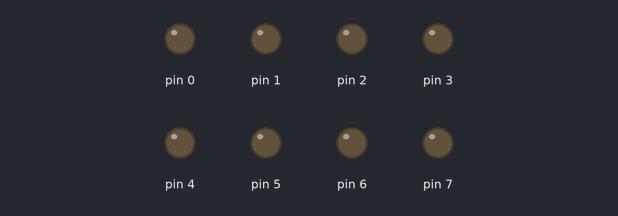
The sketch below on a simulated Arduino Uno, built with avr-gcc and run on an emulated ATmega328P. On the bench: output pins drawn as LEDs (lit = HIGH).

Above: at 0.16 s.
At 0.72 s:
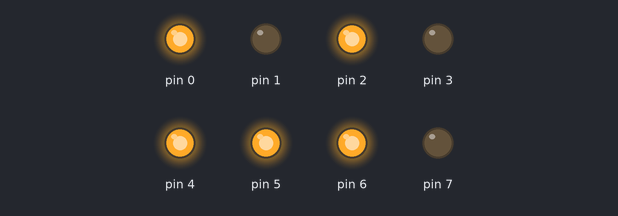
At 1.1 s:
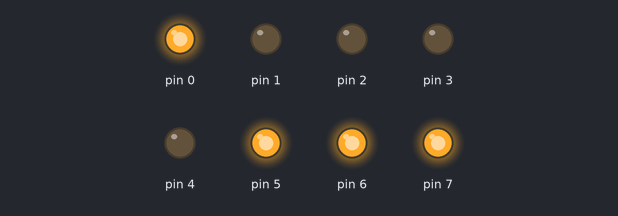
At 1.98 s:
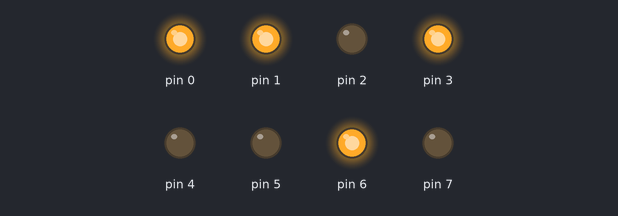
At 2.92 s:
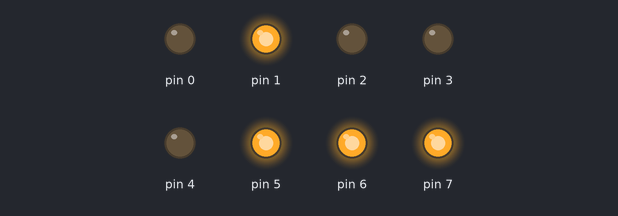
At 6.27 s:
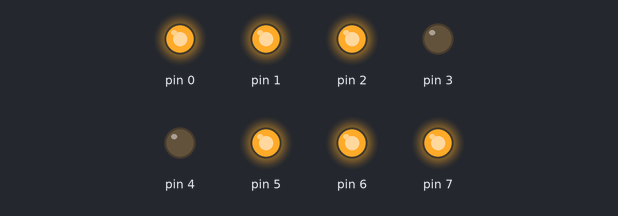
Timing chart, 0 to 7.7 s (numbered marks = the images above):
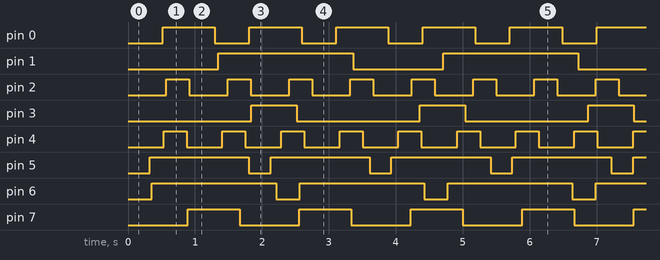

Measured:
- by itself, pin 0: alternates HIGH for 0.78 s and LOW for 0.52 s
- by itself, pin 1: alternates HIGH for 2.0 s and LOW for 1.3 s
- by itself, pin 2: alternates HIGH for 0.34 s and LOW for 0.57 s
- by itself, pin 3: alternates HIGH for 0.68 s and LOW for 1.8 s
- by itself, pin 4: alternates HIGH for 0.34 s and LOW for 0.53 s
- by itself, pin 5: alternates HIGH for 1.5 s and LOW for 0.33 s
- by itself, pin 6: alternates HIGH for 1.9 s and LOW for 0.35 s
- by itself, pin 7: alternates HIGH for 0.78 s and LOW for 0.89 s

The sketch:

example9_code.ino
```cpp
class Blinky {
private:
  char port;                     // Port of the LED
  int pin;                       // Pin number of the LED
  unsigned long onTime;          // ON time duration in milliseconds
  unsigned long offTime;         // OFF time duration in milliseconds
  unsigned long previousMillis;  // Time at which LED was last updated
  bool state;                    // Current state of the LED

public:
  // Constructor
  Blinky() {}

    void Initialize(char p, int _pin, unsigned long _onTime, unsigned long _offTime) {
    port = p;
    pin = _pin;
    onTime = _onTime;
    offTime = _offTime;
    previousMillis = 0;
    state = LOW;
    pinMode(pin, OUTPUT);
  }

  // Method to refresh the LED state
  void Refresh() {
    unsigned long currentMillis = millis();
    if (currentMillis - previousMillis >= (state ? onTime : offTime)) {
      state = !state;
      digitalWrite(pin, state);
      previousMillis = currentMillis;
    }
  }
};

Blinky leds[8];

void setup() {
  leds[0].Initialize('D', 0, 781, 515);
  leds[1].Initialize('D', 1, 2014, 1348);
  leds[2].Initialize('D', 2, 343, 573);
  leds[3].Initialize('D', 3, 678, 1839);
  leds[4].Initialize('D', 4, 342, 534);
  leds[5].Initialize('D', 5, 1478, 326);
  leds[6].Initialize('D', 6, 1859, 351);
  leds[7].Initialize('D', 7, 777, 888);

  for (;;) {
    for (int i = 0; i < 8; i++) {
      leds[i].Refresh();
    }
  }
}
```
